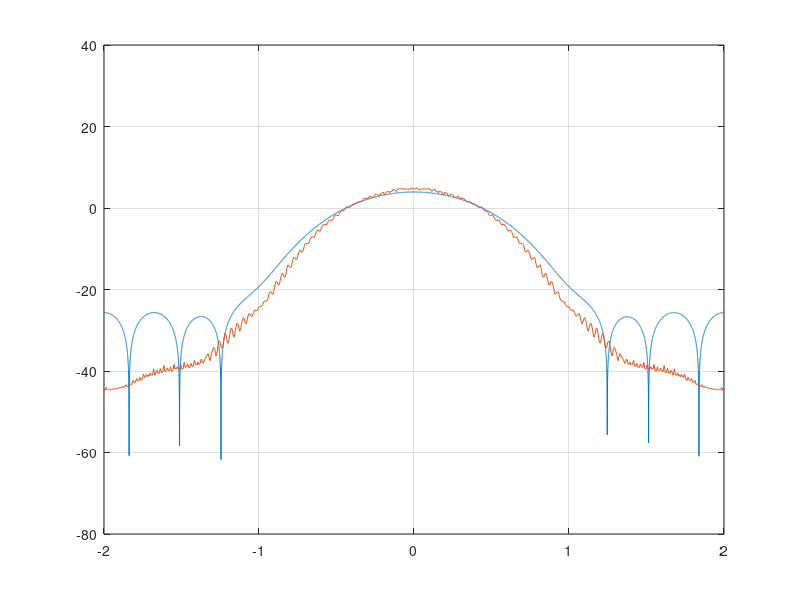

Reproduce this figure in MATLAB.
fileID = fopen('FreqTestFileFromMatlabPSI_r.txt','r');
formatSpec = '%f';
A = fscanf(fileID,formatSpec);
whos A
fclose(fileID);
myAxis = -2:4/length(A):2-1/length(A);
plot(myAxis,10*log10((fftshift(A))))
whos myAxis 

load('RR1.mat')
% rr = ifft(RR);
% rr = resample(rr,100,1);
% RR = fft(RR);
hold on
myAxis = -4:8/length(RR):4-1/length(RR);
plot(myAxis,10*log10(fftshift(RR))-65)
grid on
hold off

marge = axis;
axis([-2 2 marge(3:4)])

